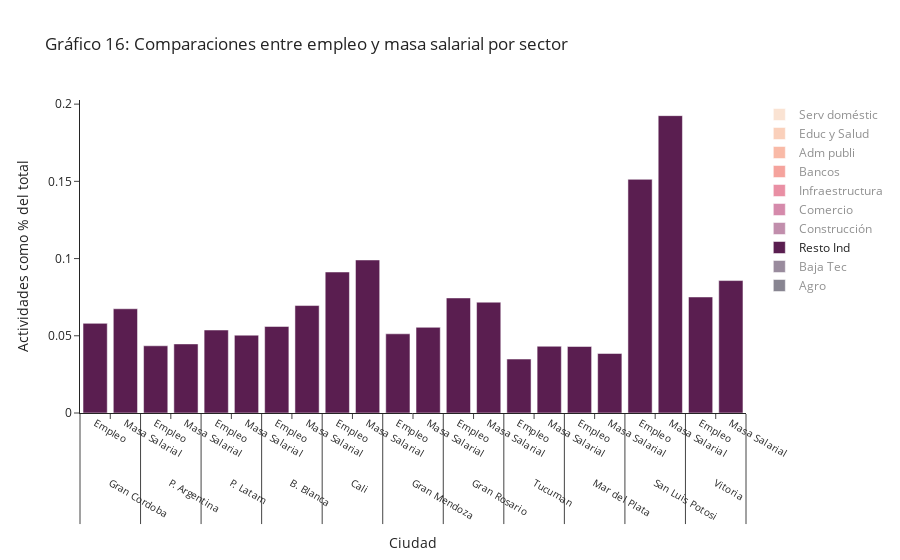

Here is the notebook cell this chart was saved with:
### Code cell
fig = go.Figure()

fig.update_layout(
    template="simple_white",
    xaxis=dict(title_text="Ciudad",tickfont_size=10),
    yaxis=dict(title_text="Actividades como % del total"),
    barmode="stack",
    title_text='Gráfico 16: Comparaciones entre empleo y masa salarial por sector'
)


for r, c in zip(df.variable.unique(), colors2):
    plot_df = df[df.variable == r]
    fig.add_trace(
        go.Bar(x=[plot_df.City, plot_df.df], y=plot_df.value, name=r, marker_color=c),
    )

fig.update_layout() 
fig.write_html("informe/images/empleoymasasalarial.html",full_html=False,include_plotlyjs='cdn')
fig.show()

### Figure 1 — Plotly figure (JSON) as saved in the notebook; plotly's stock layout.template omitted (floating-point values rounded to 4 significant figures)
{"data": [{"marker": {"color": "#120c25"}, "name": "Agro", "type": "bar", "visible": "legendonly", "x": [["Gran Cordoba", "P. Argentina", "P. Latam", "B. Blanca", "Cali", "Gran Mendoza", "Gran Rosario", "Tucuman", "Mar del Plata", "San Luis Potosi", "Vitoria", "Gran Cordoba", "P. Argentina", "P. Latam", "B. Blanca", "Cali", "Gran Mendoza", "Gran Rosario", "Tucuman", "Mar del Plata", "San Luis Potosi", "Vitoria"], ["Empleo", "Empleo", "Empleo", "Empleo", "Empleo", "Empleo", "Empleo", "Empleo", "Empleo", "Empleo", "Empleo", "Masa Salarial", "Masa Salarial", "Masa Salarial", "Masa Salarial", "Masa Salarial", "Masa Salarial", "Masa Salarial", "Masa Salarial", "Masa Salarial", "Masa Salarial", "Masa Salarial"]], "y": [0.008825, 0.02788, 0.07651, 0.0246, 0.01019, 0.03129, 0.01512, 0.02085, 0.0259, 0.0112, 0.03368, 0.00917, 0.02947, 0.07863, 0.02926, 0.02078, 0.03945, 0.01154, 0.02827, 0.022, 0.01025, 0.04736]}, {"marker": {"color": "#35183d"}, "name": "Baja Tec", "type": "bar", "visible": "legendonly", "x": [["Gran Cordoba", "P. Argentina", "P. Latam", "B. Blanca", "Cali", "Gran Mendoza", "Gran Rosario", "Tucuman", "Mar del Plata", "San Luis Potosi", "Vitoria", "Gran Cordoba", "P. Argentina", "P. Latam", "B. Blanca", "Cali", "Gran Mendoza", "Gran Rosario", "Tucuman", "Mar del Plata", "San Luis Potosi", "Vitoria"], ["Empleo", "Empleo", "Empleo", "Empleo", "Empleo", "Empleo", "Empleo", "Empleo", "Empleo", "Empleo", "Empleo", "Masa Salarial", "Masa Salarial", "Masa Salarial", "Masa Salarial", "Masa Salarial", "Masa Salarial", "Masa Salarial", "Masa Salarial", "Masa Salarial", "Masa Salarial", "Masa Salarial"]], "y": [0.06008, 0.05361, 0.06276, 0.05451, 0.09075, 0.06597, 0.07352, 0.04993, 0.0873, 0.04233, 0.03122, 0.0452, 0.04145, 0.04788, 0.04053, 0.0728, 0.04716, 0.06036, 0.0367, 0.07496, 0.03181, 0.03363]}, {"marker": {"color": "#5a1e50"}, "name": "Resto Ind", "type": "bar", "x": [["Gran Cordoba", "P. Argentina", "P. Latam", "B. Blanca", "Cali", "Gran Mendoza", "Gran Rosario", "Tucuman", "Mar del Plata", "San Luis Potosi", "Vitoria", "Gran Cordoba", "P. Argentina", "P. Latam", "B. Blanca", "Cali", "Gran Mendoza", "Gran Rosario", "Tucuman", "Mar del Plata", "San Luis Potosi", "Vitoria"], ["Empleo", "Empleo", "Empleo", "Empleo", "Empleo", "Empleo", "Empleo", "Empleo", "Empleo", "Empleo", "Empleo", "Masa Salarial", "Masa Salarial", "Masa Salarial", "Masa Salarial", "Masa Salarial", "Masa Salarial", "Masa Salarial", "Masa Salarial", "Masa Salarial", "Masa Salarial", "Masa Salarial"]], "y": [0.05804, 0.04352, 0.05375, 0.05605, 0.0913, 0.05128, 0.0745, 0.03493, 0.04307, 0.1513, 0.07513, 0.0675, 0.04473, 0.05041, 0.06957, 0.0991, 0.05548, 0.07176, 0.04323, 0.03854, 0.1925, 0.08575]}, {"marker": {"color": "#831e5a"}, "name": "Construcción", "type": "bar", "visible": "legendonly", "x": [["Gran Cordoba", "P. Argentina", "P. Latam", "B. Blanca", "Cali", "Gran Mendoza", "Gran Rosario", "Tucuman", "Mar del Plata", "San Luis Potosi", "Vitoria", "Gran Cordoba", "P. Argentina", "P. Latam", "B. Blanca", "Cali", "Gran Mendoza", "Gran Rosario", "Tucuman", "Mar del Plata", "San Luis Potosi", "Vitoria"], ["Empleo", "Empleo", "Empleo", "Empleo", "Empleo", "Empleo", "Empleo", "Empleo", "Empleo", "Empleo", "Empleo", "Masa Salarial", "Masa Salarial", "Masa Salarial", "Masa Salarial", "Masa Salarial", "Masa Salarial", "Masa Salarial", "Masa Salarial", "Masa Salarial", "Masa Salarial", "Masa Salarial"]], "y": [0.108, 0.1045, 0.08289, 0.09686, 0.06248, 0.08606, 0.09156, 0.09947, 0.08828, 0.0931, 0.1129, 0.0884, 0.07975, 0.07257, 0.07622, 0.04696, 0.06634, 0.08272, 0.06785, 0.06882, 0.06636, 0.07625]}, {"marker": {"color": "#ac1759"}, "name": "Comercio", "type": "bar", "visible": "legendonly", "x": [["Gran Cordoba", "P. Argentina", "P. Latam", "B. Blanca", "Cali", "Gran Mendoza", "Gran Rosario", "Tucuman", "Mar del Plata", "San Luis Potosi", "Vitoria", "Gran Cordoba", "P. Argentina", "P. Latam", "B. Blanca", "Cali", "Gran Mendoza", "Gran Rosario", "Tucuman", "Mar del Plata", "San Luis Potosi", "Vitoria"], ["Empleo", "Empleo", "Empleo", "Empleo", "Empleo", "Empleo", "Empleo", "Empleo", "Empleo", "Empleo", "Empleo", "Masa Salarial", "Masa Salarial", "Masa Salarial", "Masa Salarial", "Masa Salarial", "Masa Salarial", "Masa Salarial", "Masa Salarial", "Masa Salarial", "Masa Salarial", "Masa Salarial"]], "y": [0.2543, 0.2275, 0.2833, 0.2646, 0.3158, 0.2696, 0.2606, 0.2775, 0.2664, 0.3015, 0.2409, 0.1993, 0.1697, 0.2271, 0.2133, 0.2522, 0.2108, 0.1957, 0.1929, 0.2089, 0.2039, 0.147]}, {"marker": {"color": "#d3214a"}, "name": "Infraestructura", "type": "bar", "visible": "legendonly", "x": [["Gran Cordoba", "P. Argentina", "P. Latam", "B. Blanca", "Cali", "Gran Mendoza", "Gran Rosario", "Tucuman", "Mar del Plata", "San Luis Potosi", "Vitoria", "Gran Cordoba", "P. Argentina", "P. Latam", "B. Blanca", "Cali", "Gran Mendoza", "Gran Rosario", "Tucuman", "Mar del Plata", "San Luis Potosi", "Vitoria"], ["Empleo", "Empleo", "Empleo", "Empleo", "Empleo", "Empleo", "Empleo", "Empleo", "Empleo", "Empleo", "Empleo", "Masa Salarial", "Masa Salarial", "Masa Salarial", "Masa Salarial", "Masa Salarial", "Masa Salarial", "Masa Salarial", "Masa Salarial", "Masa Salarial", "Masa Salarial", "Masa Salarial"]], "y": [0.06316, 0.06351, 0.0804, 0.07821, 0.08636, 0.0687, 0.07084, 0.06647, 0.0684, 0.04003, 0.1171, 0.05998, 0.06035, 0.07913, 0.08237, 0.07185, 0.06851, 0.06506, 0.05148, 0.07393, 0.03516, 0.1685]}, {"marker": {"color": "#eb483d"}, "name": "Bancos", "type": "bar", "visible": "legendonly", "x": [["Gran Cordoba", "P. Argentina", "P. Latam", "B. Blanca", "Cali", "Gran Mendoza", "Gran Rosario", "Tucuman", "Mar del Plata", "San Luis Potosi", "Vitoria", "Gran Cordoba", "P. Argentina", "P. Latam", "B. Blanca", "Cali", "Gran Mendoza", "Gran Rosario", "Tucuman", "Mar del Plata", "San Luis Potosi", "Vitoria"], ["Empleo", "Empleo", "Empleo", "Empleo", "Empleo", "Empleo", "Empleo", "Empleo", "Empleo", "Empleo", "Empleo", "Masa Salarial", "Masa Salarial", "Masa Salarial", "Masa Salarial", "Masa Salarial", "Masa Salarial", "Masa Salarial", "Masa Salarial", "Masa Salarial", "Masa Salarial", "Masa Salarial"]], "y": [0.128, 0.08055, 0.07153, 0.07021, 0.1181, 0.1068, 0.1081, 0.08988, 0.1088, 0.1136, 0.1056, 0.1463, 0.09538, 0.09038, 0.07855, 0.1582, 0.1397, 0.1229, 0.1, 0.1325, 0.1238, 0.1244]}, {"marker": {"color": "#f37651"}, "name": "Adm publi", "type": "bar", "visible": "legendonly", "x": [["Gran Cordoba", "P. Argentina", "P. Latam", "B. Blanca", "Cali", "Gran Mendoza", "Gran Rosario", "Tucuman", "Mar del Plata", "San Luis Potosi", "Vitoria", "Gran Cordoba", "P. Argentina", "P. Latam", "B. Blanca", "Cali", "Gran Mendoza", "Gran Rosario", "Tucuman", "Mar del Plata", "San Luis Potosi", "Vitoria"], ["Empleo", "Empleo", "Empleo", "Empleo", "Empleo", "Empleo", "Empleo", "Empleo", "Empleo", "Empleo", "Empleo", "Masa Salarial", "Masa Salarial", "Masa Salarial", "Masa Salarial", "Masa Salarial", "Masa Salarial", "Masa Salarial", "Masa Salarial", "Masa Salarial", "Masa Salarial", "Masa Salarial"]], "y": [0.05644, 0.1208, 0.06881, 0.0607, 0.02298, 0.06987, 0.04753, 0.08245, 0.03863, 0.0513, 0.0485, 0.08512, 0.1579, 0.09676, 0.06878, 0.03952, 0.09792, 0.05426, 0.13, 0.05928, 0.08355, 0.08025]}, {"marker": {"color": "#f5a178"}, "name": "Educ y Salud", "type": "bar", "visible": "legendonly", "x": [["Gran Cordoba", "P. Argentina", "P. Latam", "B. Blanca", "Cali", "Gran Mendoza", "Gran Rosario", "Tucuman", "Mar del Plata", "San Luis Potosi", "Vitoria", "Gran Cordoba", "P. Argentina", "P. Latam", "B. Blanca", "Cali", "Gran Mendoza", "Gran Rosario", "Tucuman", "Mar del Plata", "San Luis Potosi", "Vitoria"], ["Empleo", "Empleo", "Empleo", "Empleo", "Empleo", "Empleo", "Empleo", "Empleo", "Empleo", "Empleo", "Empleo", "Masa Salarial", "Masa Salarial", "Masa Salarial", "Masa Salarial", "Masa Salarial", "Masa Salarial", "Masa Salarial", "Masa Salarial", "Masa Salarial", "Masa Salarial", "Masa Salarial"]], "y": [0.1836, 0.2026, 0.1664, 0.2099, 0.1584, 0.1727, 0.1794, 0.2004, 0.2083, 0.1615, 0.1679, 0.2462, 0.2768, 0.2288, 0.2808, 0.2121, 0.2227, 0.282, 0.3106, 0.2767, 0.2341, 0.2192]}, {"marker": {"color": "#f6c7a8"}, "name": "Serv doméstic", "type": "bar", "visible": "legendonly", "x": [["Gran Cordoba", "P. Argentina", "P. Latam", "B. Blanca", "Cali", "Gran Mendoza", "Gran Rosario", "Tucuman", "Mar del Plata", "San Luis Potosi", "Vitoria", "Gran Cordoba", "P. Argentina", "P. Latam", "B. Blanca", "Cali", "Gran Mendoza", "Gran Rosario", "Tucuman", "Mar del Plata", "San Luis Potosi", "Vitoria"], ["Empleo", "Empleo", "Empleo", "Empleo", "Empleo", "Empleo", "Empleo", "Empleo", "Empleo", "Empleo", "Empleo", "Masa Salarial", "Masa Salarial", "Masa Salarial", "Masa Salarial", "Masa Salarial", "Masa Salarial", "Masa Salarial", "Masa Salarial", "Masa Salarial", "Masa Salarial", "Masa Salarial"]], "y": [0.07952, 0.07559, 0.05596, 0.08431, 0.04368, 0.07765, 0.07884, 0.07817, 0.06495, 0.03411, 0.067, 0.05285, 0.04447, 0.02839, 0.06063, 0.02655, 0.05202, 0.05379, 0.03888, 0.04447, 0.01856, 0.01763]}], "layout": {"autosize": true, "barmode": "stack", "title": {"text": "Gráfico 16: Comparaciones entre empleo y masa salarial por sector"}, "xaxis": {"autorange": true, "range": [-0.5, 21.5], "tickfont": {"size": 10}, "title": {"text": "Ciudad"}, "type": "multicategory"}, "yaxis": {"autorange": true, "range": [0, 0.2027], "title": {"text": "Actividades como % del total"}, "type": "linear"}}}
